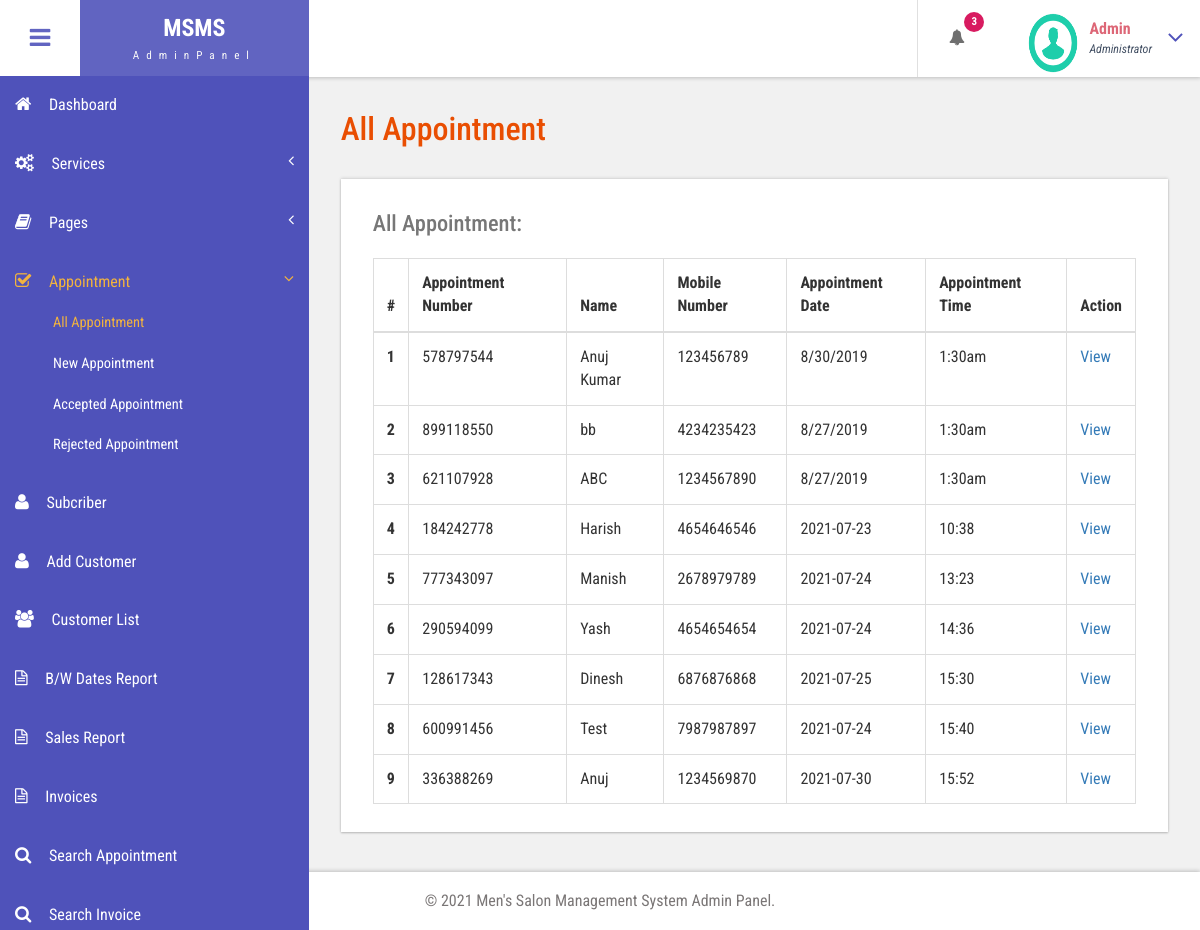
Page /admin/all-appointment.php (signed in) on the committed database.
### tables this page shows
CREATE TABLE `tblappointment` (
  `ID` int(10) NOT NULL,
  `AptNumber` varchar(80) DEFAULT NULL,
  `Name` varchar(120) DEFAULT NULL,
  `Email` varchar(120) DEFAULT NULL,
  `PhoneNumber` bigint(11) DEFAULT NULL,
  `AptDate` varchar(120) DEFAULT NULL,
  `AptTime` varchar(120) DEFAULT NULL,
  `Services` varchar(120) DEFAULT NULL,
  `ApplyDate` timestamp NULL DEFAULT current_timestamp(),
  `Remark` varchar(250) NOT NULL,
  `Status` varchar(50) NOT NULL,
  `RemarkDate` timestamp NOT NULL DEFAULT '0000-00-00 00:00:00' ON UPDATE current_timestamp()
);

### admin/all-appointment.php (the view, shortened to what this page needs)
<?php
include('includes/dbconnection.php');
if (strlen($_SESSION['bpmsaid']==0)) {
  header('location:logout.php');
  } else{
  ?>
<!DOCTYPE HTML>
<html>
<head>
<link href="css/bootstrap.css" rel='stylesheet' type='text/css' />
<link href="css/style.css" rel='stylesheet' type='text/css' />
<link href="css/font-awesome.css" rel="stylesheet">
<link href="css/animate.css" rel="stylesheet" type="text/css" media="all">
<link href="css/custom.css" rel="stylesheet">
</head>
<body class="cbp-spmenu-push">
	<div class="main-content">
		 <?php include_once('includes/sidebar.php');?>
		 <?php include_once('includes/header.php');?>
		<div id="page-wrapper">
			<div class="main-page">
				<div class="tables">
					<h3 class="title1">All Appointment</h3>
					<div class="table-responsive bs-example widget-shadow">
						<h4>All Appointment:</h4>
						<table class="table table-bordered"> <thead> <tr> <th>#</th> <th> Appointment Number</th> <th>Name</th><th>Mobile Number</th> <th>Appointment Date</th><th>Appointment Time</th><th>Action</th> </tr> </thead> <tbody>
<?php
$ret=mysqli_query($con,"select *from  tblappointment");
$cnt=1;
while ($row=mysqli_fetch_array($ret)) {
?>
						 <tr> <th scope="row"><?php echo $cnt;?></th> <td><?php  echo $row['AptNumber'];?></td> <td><?php  echo $row['Name'];?></td><td><?php  echo $row['PhoneNumber'];?></td><td><?php  echo $row['AptDate'];?></td> <td><?php  echo $row['AptTime'];?></td> <td><a href="view-appointment.php?viewid=<?php echo $row['ID'];?>">View</a></td> </tr>   <?php
$cnt=$cnt+1;
}?></tbody> </table>
					</div>
				</div>
			</div>
		</div>
		 <?php include_once('includes/footer.php');?>
	</div>
</body>
</html>
<?php }  ?>

### admin/includes/header.php (shortened to what this page needs)
<div class="sticky-header header-section ">
      <div class="header-left">
        <button id="showLeftPush"><i class="fa fa-bars"></i></button>
        <div class="logo">
          <a href="index.html">
            <h1>MSMS</h1>
            <span>AdminPanel</span>
          </a>
        </div>
      </div>
      <div class="header-right">
        <div class="profile_details_left">
          <ul class="nofitications-dropdown">
            <?php
$ret1=mysqli_query($con,"select ID,Name from  tblappointment where Status=''");
$num=mysqli_num_rows($ret1);
?>
            <li class="dropdown head-dpdn">
              <a href="#" class="dropdown-toggle" data-toggle="dropdown" aria-expanded="false"><i class="fa fa-bell"></i><span class="badge blue"><?php echo $num;?></span></a>
            </li>
          </ul>
          <div class="clearfix"> </div>
        </div>
        <div class="profile_details">
        <?php
$adid=$_SESSION['bpmsaid'];
$ret=mysqli_query($con,"select AdminName from tbladmin where ID='$adid'");
$row=mysqli_fetch_array($ret);
$name=$row['AdminName'];
?>
          <ul>
            <li class="dropdown profile_details_drop">
              <a href="#" class="dropdown-toggle" data-toggle="dropdown" aria-expanded="false">
                <div class="profile_img">
                  <span class="prfil-img"><img src="images/download (1).png" alt="" width="50" height="60"> </span>
                  <div class="user-name">
                    <p><?php echo $name; ?></p>
                    <span>Administrator</span>
                  </div>
                  <i class="fa fa-angle-down lnr"></i>
                  <div class="clearfix"></div>
                </div>
              </a>
            </li>
          </ul>
        </div>
      </div>
      <div class="clearfix"> </div>
    </div>

### admin/css/style.css (style rules this page uses)
h4, h5, h6, h1, h2, h3 { margin: 0; }
ul, ol { margin: 0; }
p { margin: 0; }
html, body { font-family: 'Roboto Condensed', sans-serif; font-size: 100%; overflow-x: hidden; background: #fff; }
body a { transition: 0.5s all ease; -webkit-transition: 0.5s all ease; -moz-transition: 0.5s all ease; -o-transition: 0.5s all ease; -ms-transition: 0.5s all ease; text-decoration:none; }
h1,h2,h3,h4,h5,h6 { margin:0; }
p { margin:0; }
ul,label { margin:0; padding:0; }
.main-content { position: relative; }
.sticky-header { position: fixed; top: 0; left:0px; width: 100%; z-index: 100; }
.header-section { background:#FFF; box-shadow: 1px 1px 4px rgba(0, 0, 0, 0.21); -webkit-box-shadow: 1px 1px 4px rgba(0, 0, 0, 0.21); -moz-box-shadow: 1px 1px 4px rgba(0, 0, 0, 0.21); -o-box-shadow: 1px 1px 4px rgba(0, 0, 0, 0.21); }
.header-section::after { clear: both; display: block; content: ''; }
.header-left { float: left; width: 45%; }
.header-right { float: right; }
button#showLeftPush { font-size: 1.5em; width: 80px; padding: 0.87em 0; text-align: center; cursor: pointer; float: left; color: #6F6F6F; -moz-transition: all 0.2s ease-out 0s; -webkit-transition: all 0.2s ease-out 0s; transition: all 0.2s ease-out 0s; border: none; background-color: #fff; outline:none; }
.cbp-spmenu-push { overflow-x: hidden; position: relative; }
.cbp-spmenu, .cbp-spmenu-push { -webkit-transition: all 0.3s ease; -moz-transition: all 0.3s ease; transition: all 0.3s ease; }
.cbp-spmenu-push div#page-wrapper { margin: 0 0 0 19.3em; transition:.5s all; -webkit-transition:.5s all; -moz-transition:.5s all; }
.fa { display: inline-block; font-family: FontAwesome; font-style: normal; font-weight: normal; line-height: 1; -webkit-font-smoothing: antialiased; -moz-osx-font-smoothing: grayscale; }
.logo { background: #6164C1; text-align: center; float: left; }
.logo a { padding: 0.9em 3.3em .7em; display: block; text-decoration: none; }
.logo a h1 { color: #fff; font-size: 1.5em; line-height: 1.2em; font-weight: 700; }
.logo a span { color: #F8F8F8; font-size: .7em; text-align: center; letter-spacing: 7px; }
.profile_details_left { float: left; }
li.dropdown.head-dpdn { display: inline-block; padding: 1.7em 0; border-left: 1px solid #E0E0E0; float: left; }
li.dropdown.head-dpdn a.dropdown-toggle { padding: 1.7em 2em; }
i.fa.fa-bell { color:#6F6F6F; }
.header-right span.badge { font-size: 11px; font-weight: bold; color: #FFF; background: #8BC34A; line-height: 15px; width: 20px; height: 20px; border-radius: 2em; -webkit-border-radius: 2em; -moz-border-radius: 2em; -o-border-radius: 2em; text-align: center; display: inline-block; position: absolute; top: 16%; padding: 2px 0 0; }
.header-right span.blue { background-color:#D81B60; }
.profile_details { float: right; }
.profile_details_drop a.dropdown-toggle { display:block; padding: 0.8em 3em 0 2em; }
.profile_img span.prfil-img { float:left; }
.user-name { float:left; margin-top:8px; margin-left:11px; height:35px; }
.profile_details ul li { list-style-type:none; position:relative; }
.profile_details li a i.fa.lnr { position: absolute; top: 34%; right: 8%; color: #4F52BA; font-size: 1.6em; }
.user-name p { font-size:1em; color:#DD6777; line-height:1em; font-weight:700; }
.user-name span { font-size: .75em; font-style: italic; color: #424f63; font-weight: normal; margin-top: .3em; }
.widget-shadow { background-color: #fff; box-shadow: 0 -1px 3px rgba(0,0,0,.12),0 1px 2px rgba(0,0,0,.24); -webkit-box-shadow: 0 -1px 3px rgba(0,0,0,.12),0 1px 2px rgba(0,0,0,.24); -moz-box-shadow: 0 -1px 3px rgba(0,0,0,.12),0 1px 2px rgba(0,0,0,.24); }
h3.title1 { font-size: 2em; color: #e94e02; margin-bottom: 0.8em; }
.table > thead > tr > th, .table > tbody > tr > th, .table > tfoot > tr > th, .table > thead > tr > td, .table > tbody > tr > td, .table > tfoot > tr > td { border-top: none; }
.tables h4 { font-size: 1.4em; margin-bottom: 1em; color: #777777; }
.tables .panel-body ,.tables .bs-example { padding: 2em 2em 0.5em; }
.tables .table > thead > tr > th, .tables .table > tbody > tr > th, .tables .table > tfoot > tr > th, .tables .table > thead > tr > td, .tables .table > tbody > tr > td, .tables .table > tfoot > tr > td { padding: 13px; border-top: 1px solid #E0E0E0; }
.bs-example { margin-top: 2em; }

### admin/css/custom.css (style rules this page uses)
#page-wrapper { padding:7em 2em 2.5em; background-color: #F1F1F1; }

### rows in the picture
tblappointment: AptNumber "578797544", Name "Anuj Kumar", PhoneNumber "123456789", AptDate "8/30/2019", AptTime "1:30am"
tblappointment: AptNumber "899118550", Name "bb", PhoneNumber "4234235423", AptDate "8/27/2019", AptTime "1:30am"
tblappointment: AptNumber "621107928", Name "ABC", PhoneNumber "1234567890", AptDate "8/27/2019", AptTime "1:30am"
tblappointment: AptNumber "184242778", Name "Harish", PhoneNumber "4654646546", AptDate "2021-07-23", AptTime "10:38"
tblappointment: AptNumber "777343097", Name "Manish", PhoneNumber "2678979789", AptDate "2021-07-24", AptTime "13:23"
tblappointment: AptNumber "290594099", Name "Yash", PhoneNumber "4654654654", AptDate "2021-07-24", AptTime "14:36"
tblappointment: AptNumber "128617343", Name "Dinesh", PhoneNumber "6876876868", AptDate "2021-07-25", AptTime "15:30"
tblappointment: AptNumber "600991456", Name "Test", PhoneNumber "7987987897", AptDate "2021-07-24", AptTime "15:40"
tblappointment: AptNumber "336388269", Name "Anuj", PhoneNumber "1234569870", AptDate "2021-07-30", AptTime "15:52"

### other values in the picture
$num "3"
$name "Admin"
